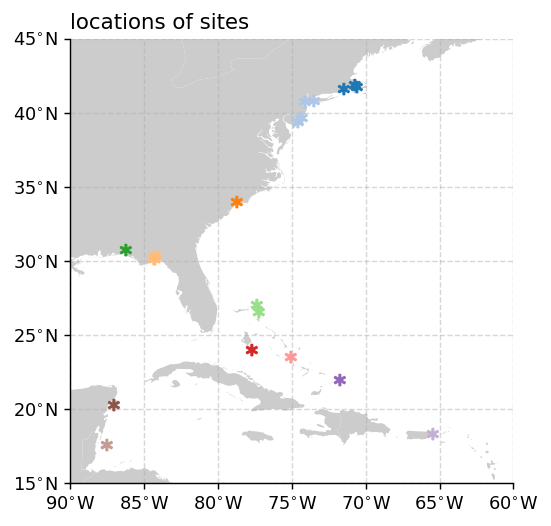

Source code (Python):
#!/usr/bin/env python
# Wenchang Yang (wenchang@princeton.edu)
# Thu Aug 18 10:58:14 EDT 2022
if __name__ == '__main__':
    import sys
    from misc.timer import Timer
    tt = Timer('start ' + ' '.join(sys.argv))
import sys, os.path, os, glob, datetime
import xarray as xr, numpy as np, pandas as pd, matplotlib.pyplot as plt
#more imports
from misc.wysalem import get_world_shape
from geoplots import xticks2lon, yticks2lat
from misc.shell import run_shell
#
if __name__ == '__main__':
    tt.check('end import')
#
#start from here
shdf = get_world_shape()
"""
#colors from Lizzie
jk_color_list = [
    [166,206,227],
    [31,120,180], 
    [178,223,138],
    [51,160,44],
    [251,154,153],
    [227,26,28],
    [253,191,111],
    [255,127,0],
    [202,178,214],
    [106,61,154],
    [255,255,153],
    [177,89,40],
    [150,150,150],
    ]
jk_color_list = np.array(jk_color_list)/256
"""
jk_color_list = plt.get_cmap('tab20')(np.linspace(0,1,20))
ifile = '/tigress/wenchang/analysis/LMHU/data/Lizzie/raw/age_site_info/site_locations.csv'
ifile_cached = __file__.replace('.py', '.csv')
if not os.path.exists(ifile_cached): run_shell(f'cp {ifile} {ifile_cached}')
#df = pd.read_csv(ifile)
df = pd.read_csv(ifile_cached)
print('[loaded]:', ifile_cached)
df_ = df.iloc[0:-1, :] #remove the last site Cay Sal
print(df_)

def wyplot(ax=None):
    if ax is None:
        fig,ax = plt.subplots(figsize=(5,4))
    shdf.plot(ax=ax, color='0.8')
    for ii,row in df_.iterrows():
        lon = row['Longitude']
        lat = row['Latitude']
        ireg = row['Region number']
        #print(ireg, lon, lat)
        ax.plot(lon, lat, marker='$*$', markersize=10, color=jk_color_list[ireg-1])
        #ax.text(lon, lat, str(ireg))

    ax.set_xlim(-90,-60)
    ax.set_ylim(15,45)
    xticks2lon(range(-90,-59, 5), ax=ax)
    yticks2lat(range(15,46,5), ax=ax)
    ax.set_title('locations of sites')
 
if __name__ == '__main__':
    from wyconfig import * #my plot settings
    wyplot()

    
    #savefig
    if 'savefig' in sys.argv or 's' in sys.argv:
        figname = __file__.replace('.py', f'.png')
        if 'overwritefig' in sys.argv or 'o' in sys.argv:
            wysavefig(figname, overwritefig=True)
        else:
            wysavefig(figname)
    tt.check(f'**Done**')
    print()
    if 'notshowfig' in sys.argv:
        pass
    else:
        plt.show()
    
